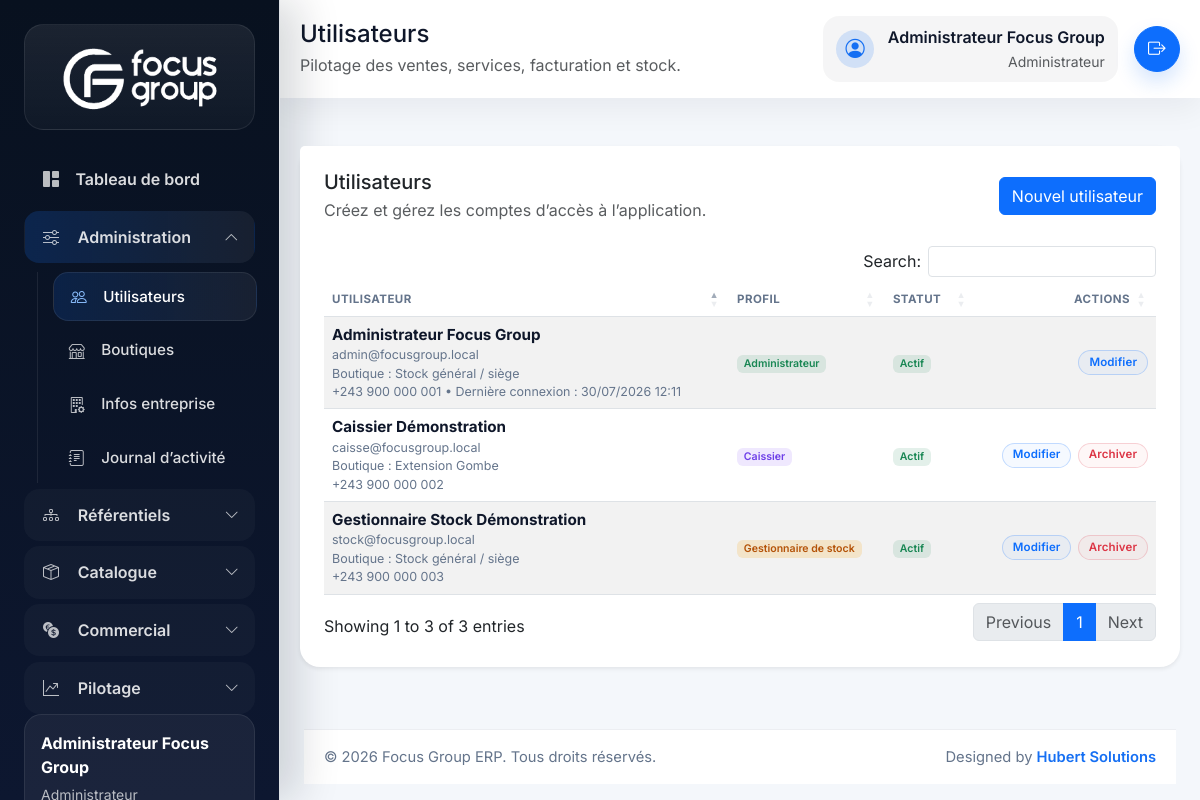
Screenshot of /index.php/users (signed in) with the database file from the repository.
### tables this page shows
CREATE TABLE users (
    id BIGINT UNSIGNED AUTO_INCREMENT PRIMARY KEY,
    role_id BIGINT UNSIGNED NOT NULL,
    shop_id BIGINT UNSIGNED NULL,
    full_name VARCHAR(150) NOT NULL,
    email VARCHAR(150) NOT NULL UNIQUE,
    phone VARCHAR(30) NULL,
    password VARCHAR(255) NOT NULL,
    avatar VARCHAR(255) NULL,
    is_active TINYINT(1) NOT NULL DEFAULT 1,
    last_login_at DATETIME NULL,
    deleted_at DATETIME NULL,
    created_at DATETIME NOT NULL DEFAULT CURRENT_TIMESTAMP,
    updated_at DATETIME NOT NULL DEFAULT CURRENT_TIMESTAMP ON UPDATE CURRENT_TIMESTAMP,
    CONSTRAINT fk_users_role FOREIGN KEY (role_id) REFERENCES roles(id),
    CONSTRAINT fk_users_shop FOREIGN KEY (shop_id) REFERENCES shops(id)
);

CREATE TABLE roles (
    id BIGINT UNSIGNED AUTO_INCREMENT PRIMARY KEY,
    code VARCHAR(50) NOT NULL UNIQUE,
    name VARCHAR(100) NOT NULL,
    description VARCHAR(255) NULL,
    created_at DATETIME NOT NULL DEFAULT CURRENT_TIMESTAMP
);

CREATE TABLE shops (
    id BIGINT UNSIGNED AUTO_INCREMENT PRIMARY KEY,
    code VARCHAR(30) NOT NULL UNIQUE,
    name VARCHAR(150) NOT NULL,
    manager_name VARCHAR(150) NULL,
    phone VARCHAR(50) NULL,
    address TEXT NULL,
    city VARCHAR(100) NULL,
    is_active TINYINT(1) NOT NULL DEFAULT 1,
    deleted_at DATETIME NULL,
    created_at DATETIME NOT NULL DEFAULT CURRENT_TIMESTAMP,
    updated_at DATETIME NOT NULL DEFAULT CURRENT_TIMESTAMP ON UPDATE CURRENT_TIMESTAMP
);

### app/Views/users/index.php (the view, shortened to what the rows shown need)
<div class="card border-0 shadow-sm">
    <div class="card-body px-4 pb-4">
        <div class="table-responsive">
            <table class="table table-striped align-middle js-datatable">
                <thead>
                    <tr>
                        <th>Utilisateur</th>
                        <th>Profil</th>
                        <th>Statut</th>
                        <th class="text-end">Actions</th>
                    </tr>
                </thead>
                <tbody>
                    <?php foreach ($users as $user): ?>
                        <tr>
                            <td>
                                <div class="table-cell-stack">
                                    <div class="table-cell-main"><?= e($user['full_name']); ?></div>
                                    <div class="table-cell-meta"><?= e($user['email']); ?></div>
                                    <div class="table-cell-meta">Boutique : <?= e($user['shop_name'] ?: 'Stock général / siège'); ?></div>
                                    <div class="table-cell-meta"><?= e($user['phone'] ?: 'Sans téléphone'); ?><?= $user['last_login_at'] ? ' • Dernière connexion : ' . e(date('d/m/Y H:i', strtotime((string) $user['last_login_at']))) : ''; ?></div>
                                </div>
                            </td>
                            <td><span class="badge <?= e(module_badge_class(in_array($user['role_code'], ['caisse', 'caissier'], true) ? 'paiements' : ($user['role_code'] === 'gestionnaire_stock' ? 'stock' : 'authentification'))); ?>"><?= e($user['role_name']); ?></span></td>
                            <td><span class="badge <?= e(status_badge_class((int) $user['is_active'] === 1 ? 'active' : 'inactive')); ?>"><?= (int) $user['is_active'] === 1 ? 'Actif' : 'Inactif'; ?></span></td>
                            <td class="text-end">
                                <div class="table-actions">
                                    <a href="<?= e(url('/users/edit?id=' . $user['id'])); ?>" class="btn btn-sm btn-outline-primary table-action-btn">Modifier</a>
                                    <?php if ((int) (\App\Core\Auth::id() ?? 0) !== (int) $user['id']): ?>
                                        <form method="post" action="<?= e(url('/users/delete')); ?>" onsubmit="return confirm('Archiver cet utilisateur ?');">
                                            <button type="submit" class="btn btn-sm btn-outline-danger table-action-btn">Archiver</button>
                                        </form>
                                    <?php endif; ?>
                                </div>
                            </td>
                        </tr>
                    <?php endforeach; ?>
                </tbody>
            </table>
        </div>
    </div>
</div>

### app/Views/partials/sidebar.php (shortened to what the rows shown need)
<?php
$currentUser = \App\Core\Auth::user();
?>
<aside class="sidebar border-end" id="appSidebar">
    <div class="sidebar-user mt-auto">
        <div class="sidebar-user-name"><?= e($currentUser['full_name'] ?? 'Invité'); ?></div>
        <small><?= e($currentUser['role_name'] ?? ''); ?></small>
    </div>
</aside>

### app/Views/partials/navbar.php (shortened to what the rows shown need)
<?php $currentUser = \App\Core\Auth::user(); ?>
<header class="topbar d-flex align-items-center justify-content-between mb-4">
    <div class="topbar-heading min-w-0">
        <h2 class="h4 mb-1 topbar-title"><?= e($pageTitle ?? 'Tableau de bord'); ?></h2>
    </div>
    <div class="d-flex align-items-center gap-3 flex-wrap justify-content-end topbar-actions">
        <div class="topbar-user text-start text-md-end d-none d-md-flex">
            <div>
                <div class="fw-semibold"><?= e($currentUser['full_name'] ?? ''); ?></div>
                <small class="text-muted"><?= e($currentUser['role_name'] ?? ''); ?></small>
            </div>
        </div>
    </div>
</header>

### rows the page displays
users: full_name "Administrateur Focus Group", email "admin@focusgroup.local", shop_name "Stock général / siège", phone "+243 900 000 001", last_login_at "30/07/2026 12:11", role.name "Administrateur", is_active "Actif"
roles: name "Administrateur"
users: full_name "Gestionnaire Stock Démonstration", email "stock@focusgroup.local", shop_name "Stock général / siège", phone "+243 900 000 003", role.name "Gestionnaire de stock", is_active "Actif"
users: full_name "Caissier Démonstration", email "caisse@focusgroup.local", shop.name "Extension Gombe", phone "+243 900 000 002", role.name "Caissier", is_active "Actif"

### other values shown
$pageTitle "Utilisateurs"
app_scope_description() "Pilotage des ventes, services, facturation et stock."
config('app.name') "Focus Group ERP"
